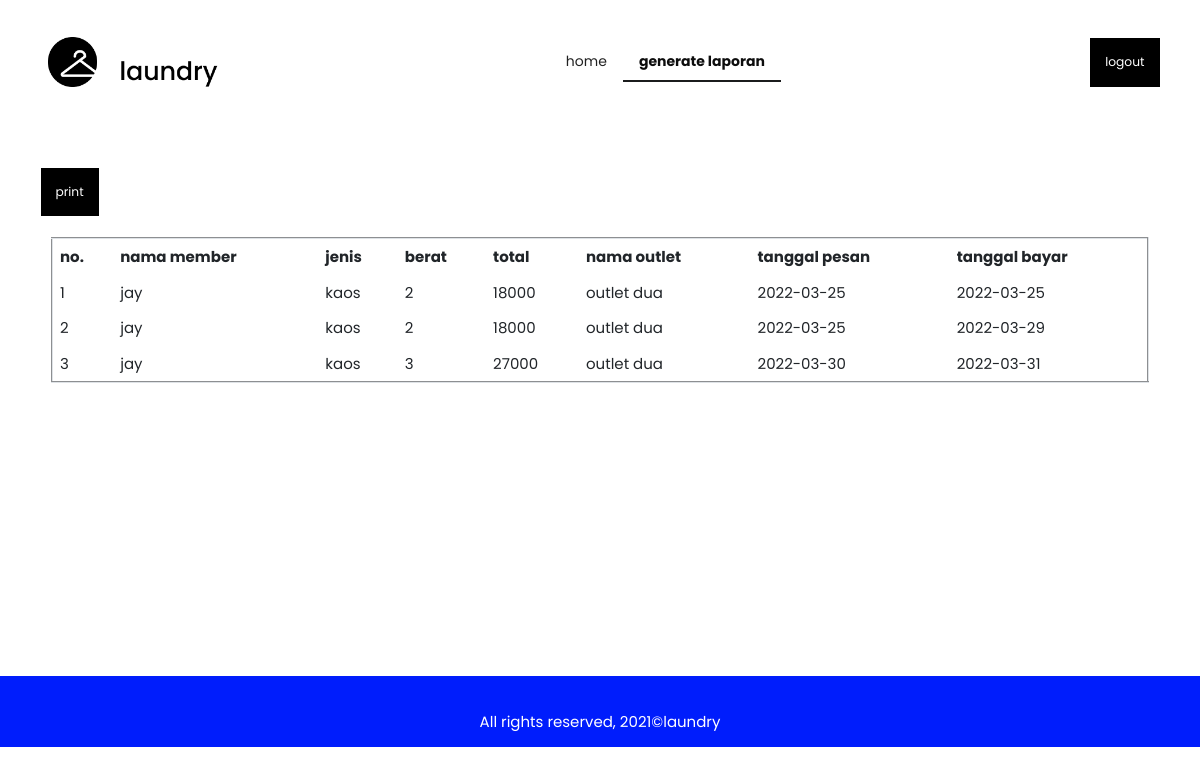
/owner/generate.php, run on the app's committed database.
### tables this page shows
CREATE TABLE `transaksi` (
  `id_transaksi` int(11) NOT NULL,
  `id_member` int(11) NOT NULL,
  `id_paket` int(11) NOT NULL,
  `berat` int(11) NOT NULL,
  `tgl` date NOT NULL,
  `tgl_bayar` date NOT NULL,
  `status_proses` varchar(20) NOT NULL,
  `status_bayar` varchar(20) NOT NULL,
  `metode` varchar(100) NOT NULL,
  `id_outlet` int(11) NOT NULL,
  `total` int(100) NOT NULL
);

CREATE TABLE `member` (
  `id_member` int(11) NOT NULL,
  `nama` varchar(100) NOT NULL,
  `alamat` varchar(225) NOT NULL,
  `jenis_kelamin` enum('pria','wanita') NOT NULL,
  `tlp` varchar(15) NOT NULL
);

CREATE TABLE `paket` (
  `id_paket` int(11) NOT NULL,
  `jenis` varchar(50) NOT NULL,
  `harga` int(11) NOT NULL
);

CREATE TABLE `outlet` (
  `id_outlet` int(11) NOT NULL,
  `nama_outlet` varchar(100) NOT NULL,
  `id_user` int(11) NOT NULL,
  `alamat` varchar(200) NOT NULL
);

### owner/generate.php (the view, shortened to what this page needs)
<?php
include "../include/connection.php";
$query = "SELECT * FROM transaksi JOIN member ON transaksi.id_member = member.id_member
        JOIN paket ON transaksi.id_paket = paket.id_paket JOIN outlet ON transaksi.id_outlet = outlet.id_outlet
        WHERE outlet.id_outlet = '2'";
$sql = mysqli_query($conn, $query);
$query2 = "SELECT * FROM transaksi INNER JOIN paket ON transaksi.id_paket = paket.id_paket";
$sql2 = mysqli_query($conn, $query2);
$data2 = mysqli_fetch_array($sql2);
?>
<!DOCTYPE html>
<html lang="en">
    <head>
        <link href="../css/styles.css" rel="stylesheet" />
        <link href="../css/user.css" rel="stylesheet" />
    </head>
    <body>
        <br>
        <nav class="navbar static-top">
            <div class="container">
                <img src="../assets/img/logo.png" width="200" height="50">
                <div class="ui secondary pointing menu">
                    <center><a class="item" href="home.php">home</a></center>
                    <center><a class="active item" href="generate.php">generate laporan</a></center>
                </div>
                <div>
                    <a class="btn btn-primary btn-dark btn-sm" type="" href="../include/logout.php">logout</a>
                </div>
            </div>
        </nav>
        <br><br><br>
        <div>
            <div class="container-fluid px-4">
                <div class="container">
                <div>
                    <a class="btn btn-primary btn-dark btn-sm me-md-2"  onclick="print() "type="button">print</a>
                </div>
                <br>
                <div class="main ui container">
                    <div class="bd-example">
                        <table class="table table-borderless" border="2">
                            <thead>
                                <tr>
                                    <th scope="col">no.</th>
                                    <th scope="col">nama member</th>
                                    <th scope="col">jenis</th>
                                    <th scope="col">berat</th>
                                    <th scope="col">total</th>
                                    <th scope="col">nama outlet</th>
                                    <th scope="col">tanggal pesan</th>
                                    <th scope="col">tanggal bayar</th>
                                </tr>
                            </thead>
                            <tbody>
                                <?php $i=1;
                                while($data = mysqli_fetch_array($sql)){
                                ?>
                                <tr>
                                    <td> <?= $i++?> </td>
                                    <td> <?= $data['nama']?> </td>
                                    <td> <?= $data['jenis']?> </td>
                                    <td> <?= $data['berat']?> </td>
                                    <td> <?= $data2['harga'] * $data['berat']?> </td>
                                    <td> <?= $data['nama_outlet']?> </td>
                                    <td> <?= $data['tgl']?> </td>
                                    <td> <?= $data['tgl_bayar']?> </td>
                                <?php } ?>
                            </tbody>
                        </table>
                    </div>
                </div>
            </div>
        </div>
        <br><br><br><br><br><br><br><br><br><br><br><br><br>
        <footer class="bg-light text-center text-lg-start">
            <div class="text-center p-3" style="background-color: #001dfc;" >
                <br>
                <p class="text-white">All rights reserved, 2021©laundry</p>
            </div>
        </footer>
    </body>
</html>

### data on the page
transaksi: id_member.nama "jay", id_paket.jenis "kaos", berat "2", $data2['harga'] * $data['berat'] "18000", id_outlet.nama_outlet "outlet dua", tgl "2022-03-25", tgl_bayar "2022-03-25"
transaksi: id_member.nama "jay", id_paket.jenis "kaos", berat "2", $data2['harga'] * $data['berat'] "18000", id_outlet.nama_outlet "outlet dua", tgl "2022-03-25", tgl_bayar "2022-03-29"
transaksi: id_member.nama "jay", id_paket.jenis "kaos", berat "3", $data2['harga'] * $data['berat'] "27000", id_outlet.nama_outlet "outlet dua", tgl "2022-03-30", tgl_bayar "2022-03-31"
